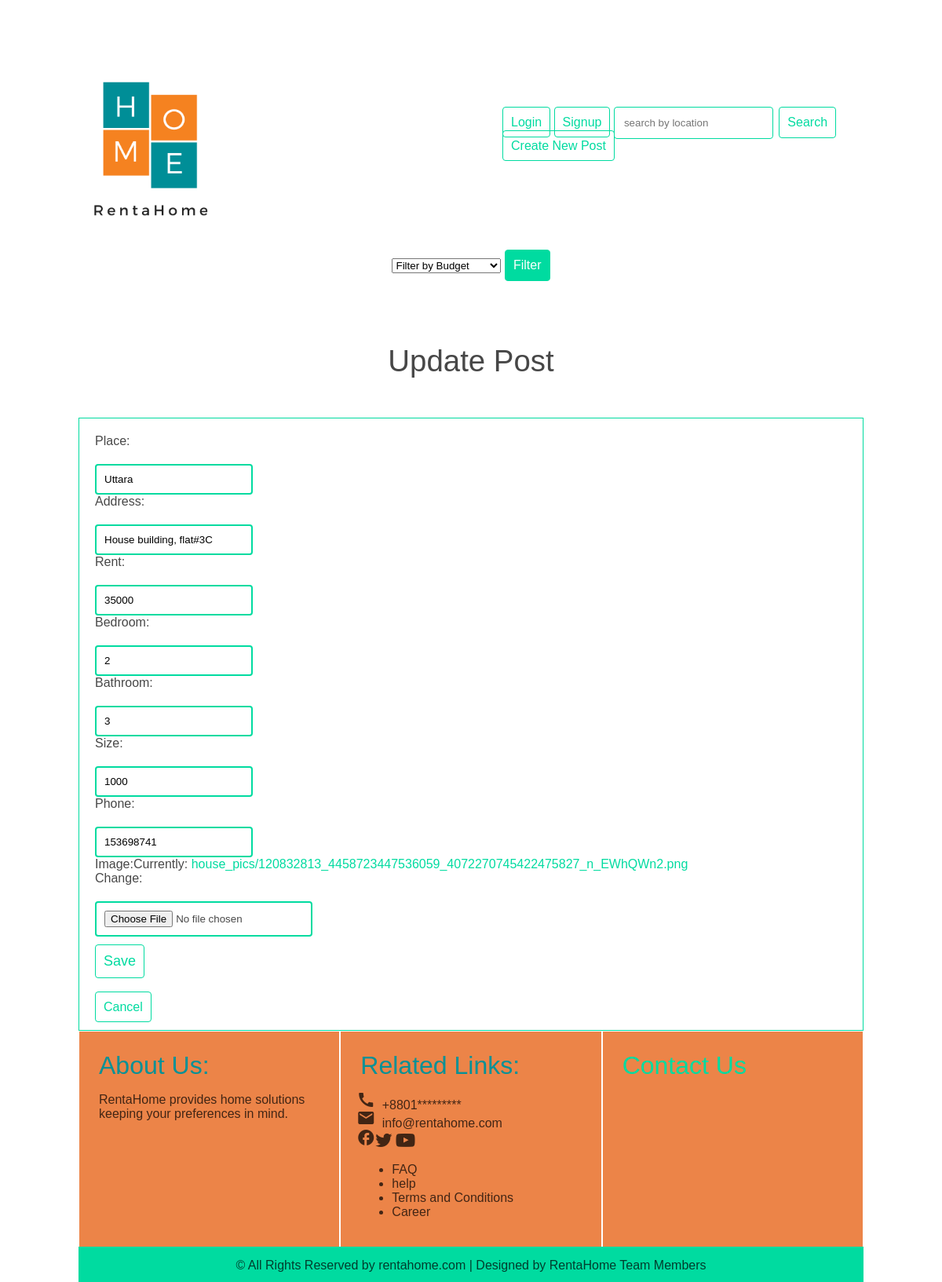
The page /posts/post_update/2/ on the database its author committed.
### posts/models.py (models this page shows, shortened)
class Post(models.Model):
    place = models.CharField(max_length = 40)
    address = models.CharField(max_length = 100)
    rent = models.PositiveIntegerField()
    bedroom = models.PositiveSmallIntegerField()
    bathroom = models.PositiveSmallIntegerField()
    size = models.PositiveIntegerField()
    phone = models.PositiveIntegerField()
    owner= models.ForeignKey(User,on_delete=models.CASCADE, default = None)
    date_posted = models.DateTimeField(auto_now_add = True,)
    image = models.ImageField(default = 'default.jpg', upload_to = 'house_pics')
    likes = models.ManyToManyField(User, related_name = 'advertisement_post')

### posts/views.py (the view)
# urls.py: path('post_update/<id>/', views.post_update, name = 'update'),
def post_update(request,id):
    post = Post.objects.get(id=id)
    form = forms.CreatePost(request.POST or None, request.FILES or None, instance = post)
    if form.is_valid():
        form.save()
        return redirect('posts:detail', post.id)
    return render(request,'posts/post_update.html', {'post': post, 'form': form})

### posts/forms.py
class CreatePost(forms.ModelForm):
    class Meta:
        model = models.Post
        fields = ['place','address','rent','bedroom','bathroom','size','phone','image']

### posts/templates/posts/post_update.html (shortened to what this page needs)
{% extends 'base.html' %}
{% block content %}
<div>
    <h1>Update Post</h1>
    <form action = "{% url 'posts:update' post.id %}" class = "site-form" method = "post" enctype = "multipart/form-data">
        {{ form }}
        <input type = "submit" class = "update-button" value = "Save"><br>
        <a href = "{% url 'posts:detail' post.id %}" class = "highlight">Cancel</a>
    </form>
</div>
{% endblock %}

### statics/styles.css (style rules this page uses)
html, body { background-color: #fff; background-repeat: no-repeat; color: #000000b8; height: 100%; padding: 30px; margin: 20px; }
body * { font-family: Georgia, Verdana, sans-serif, Times; }
h1, h2, h3, h4, h5 { font-weight: normal; margin: 0; }
a, a:hover, a:visited { color: #00dba0; text-decoration: none; }
div.wrapper h1 { text-align: center; margin: 50px auto; font-size: 2.4em; }
.site-form { margin-top: 40px; border: 1px solid #00dba0; padding: 20px; }
.site-form input, .site-form textarea { display: block; margin: 20px 0 0px 0; padding: 10px; border: 2px solid #00dba0; border-radius: 4px; }
a.highlight { border: 1px solid #00dba0; padding: 10px; border-radius: 4px; color: #00dba0; }
.site-form input[type="submit"] { background: #fff; border: 1px solid #00dba0; color: #00dba0; font-size: 16px; border-radius: 4px; margin: 10px 0; font-size: 18px; }

### rows shown on the page
Post: place "Uttara", address "House building, flat#3C", rent "35000", bedroom "2", bathroom "3", size "1000", phone "153698741"
